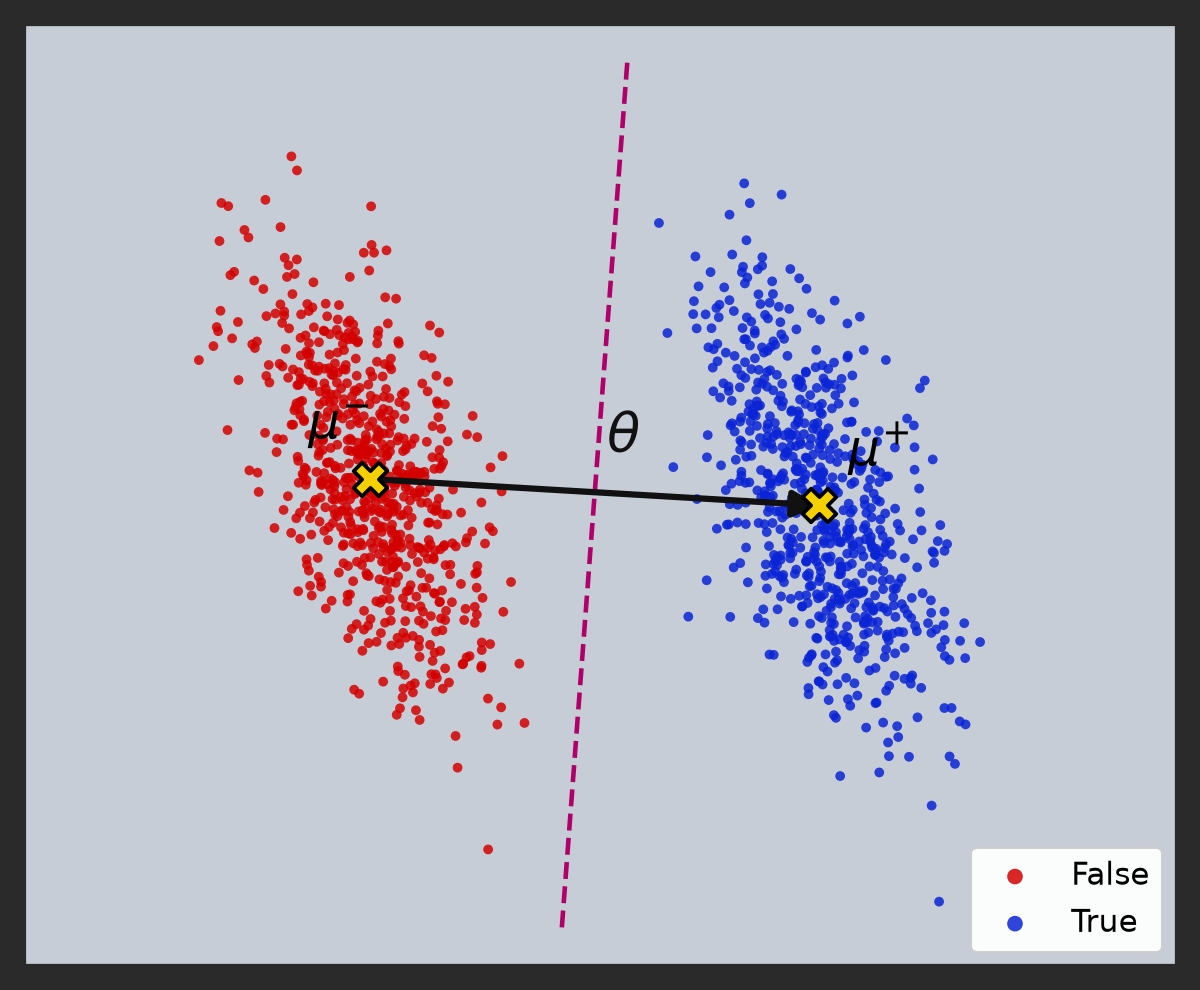

Source code (Python):
"""Two-cluster probe direction illustration.

Red = False cluster, Blue = True cluster.
theta = probe direction imposed across the clusters (difference of means).
mu_minus / mu_plus = cluster centroids (centers of mass).
"""

import numpy as np
import matplotlib.pyplot as plt
from matplotlib.patches import FancyArrowPatch

rng = np.random.default_rng(7)

# Shared tilted covariance so clusters look elongated/diagonal like the source.
tilt = np.deg2rad(18)             # small tilt off vertical
R = np.array([[np.cos(tilt), -np.sin(tilt)],
              [np.sin(tilt),  np.cos(tilt)]])
S = np.diag([0.30, 2.6])          # narrow x, long y  -> tall streaks
cov = R @ S @ R.T

n = 700
mu_false = np.array([-2.7, 0.2])   # red cluster center
mu_true = np.array([2.7, -0.2])    # blue cluster center

X_false = rng.multivariate_normal(mu_false, cov, n)
X_true = rng.multivariate_normal(mu_true, cov, n)

# Empirical centers of mass.
mu_minus = X_false.mean(axis=0)
mu_plus = X_true.mean(axis=0)

fig, ax = plt.subplots(figsize=(8, 6.6))
ax.set_facecolor("#c7cdd6")

ax.scatter(X_false[:, 0], X_false[:, 1], s=22, c="#d40000",
           edgecolors="none", alpha=0.85, label="False", zorder=2)
ax.scatter(X_true[:, 0], X_true[:, 1], s=22, c="#0a24d6",
           edgecolors="none", alpha=0.85, label="True", zorder=2)


def arrow(p0, p1, color, lw=2.6, ms=22):
    ax.add_patch(FancyArrowPatch(
        p0, p1, arrowstyle="-|>", mutation_scale=ms,
        lw=lw, color=color, shrinkA=0, shrinkB=0, zorder=5))


# Probe / direction theta: the vector across the two clusters (mu_plus - mu_minus).
arrow(mu_minus, mu_plus, "#111111", lw=3.0, ms=26)
mid = (mu_minus + mu_plus) / 2
d = mu_plus - mu_minus
ax.annotate(r"$\theta$", xy=mid + np.array([0.15, 0.55]),
            fontsize=26, fontweight="bold", color="#111111")

# Centroid markers.
for mu, txt, dx in [(mu_minus, r"$\mu^{-}$", -0.75), (mu_plus, r"$\mu^{+}$", 0.35)]:
    ax.scatter(*mu, s=260, marker="X", c="#f5d000",
               edgecolors="k", linewidths=1.8, zorder=6)
    ax.annotate(txt, xy=mu + np.array([dx, 0.55]),
                fontsize=24, fontweight="bold", color="k", zorder=7)

# Decision boundary: perpendicular bisector of the centroid segment.
n_hat = d / np.linalg.norm(d)
perp = np.array([-n_hat[1], n_hat[0]])
b0 = mid - perp * 6
b1 = mid + perp * 6
ax.plot([b0[0], b1[0]], [b0[1], b1[1]], "--", color="#b0006a",
        lw=2.2, zorder=4)

ax.set_xlim(-7, 7)
ax.set_ylim(-6.5, 6.5)
ax.set_xticks([]); ax.set_yticks([])
ax.grid(True, color="white", alpha=0.6, zorder=0)
ax.legend(loc="lower right", fontsize=15, framealpha=0.95, markerscale=1.6)

for s in ax.spines.values():
    s.set_edgecolor("#2a2a2a"); s.set_linewidth(3)

fig.patch.set_facecolor("#2a2a2a")
fig.tight_layout()
fig.savefig("probe_theta.png", dpi=150, facecolor=fig.get_facecolor())
print("wrote probe_theta.png")
